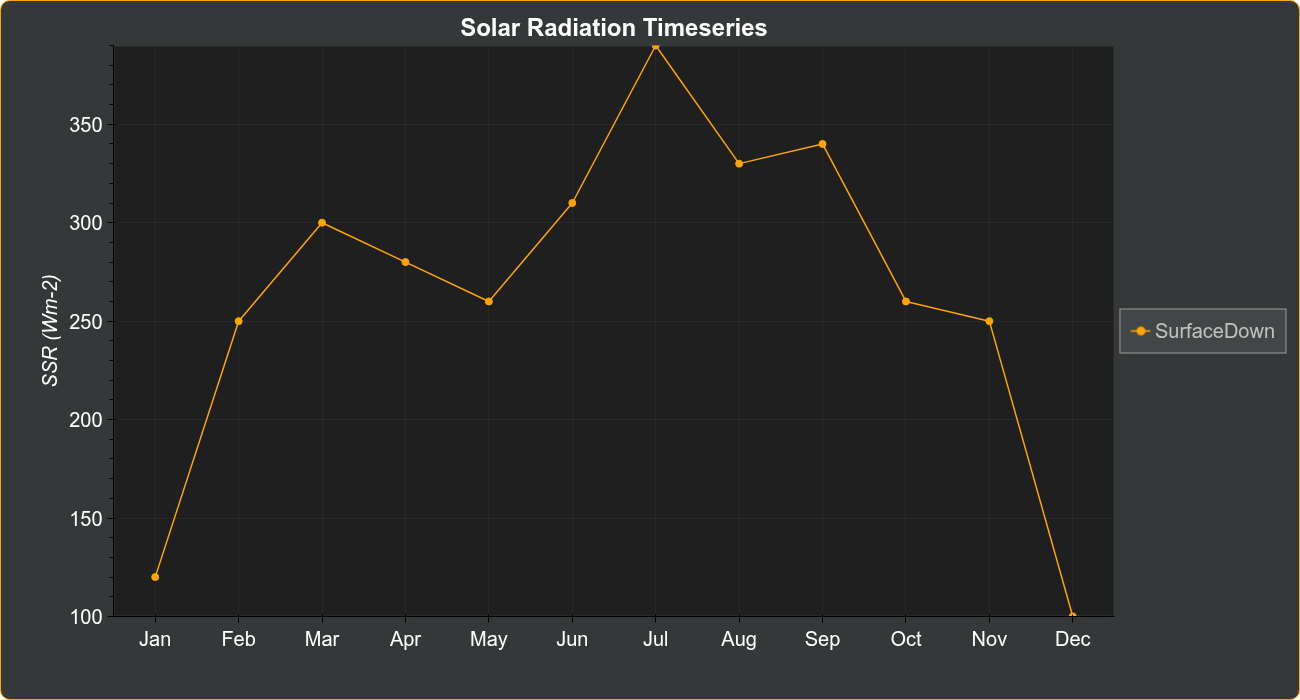

The script that drew this image:
import bokeh_rocks as br
from bokeh.io import show
import pandas as pd

rf3 = pd.DataFrame({
    'SurfaceDown': [120, 250, 300, 280, 260, 310, 390, 330, 340, 260, 250, 100],
    'month': ['Jan', 'Feb', 'Mar', 'Apr', 'May', 'Jun', 'Jul', 'Aug', 'Sep', 'Oct', 'Nov', 'Dec']
})
rf3.month = rf3.month.astype('object')


p1 = br.line(
    rf3[['SurfaceDown']], title = "Solar Radiation Timeseries", 
    ylabel="SSR (Wm-2)",x = rf3.month, x_range=(rf3.month.unique()), theme = "dark", palette=['orange']
)

show(p1);   br.save_plot(p1, "output/line_04")
